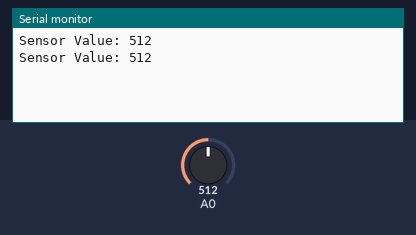
Simulated run of this sketch. Board: Arduino Uno, built with avr-gcc and run on an emulated ATmega328P. On the bench: the last lines printed to the serial monitor. The test bench sets the inputs (shaded band); at power-on: A0 = 512.

Above: at 2.2 s.
2.3 s: A0 set to 716
At 3.6 s:
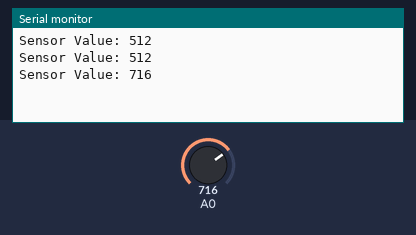
3.8 s: A0 set to 900
At 4.7 s:
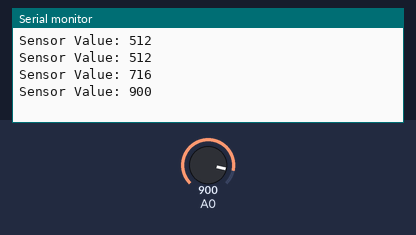
Timing chart, 0 to 6.8 s (numbered marks = the images above; inputs shaded):
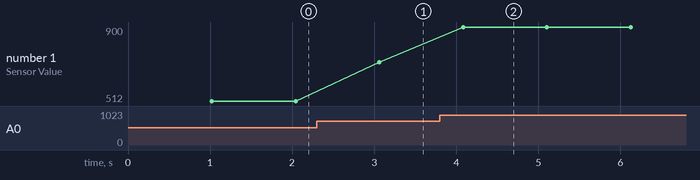

The sketch:

OpenLog_Test.ino
```cpp
#include <SoftwareSerial.h>

SoftwareSerial openLog(8, 9);  // RX, TX

void setup() {
  Serial.begin(9600);
  openLog.begin(9600);

  delay(1000);  // Give OpenLog time to initialize

  openLog.println("Logging started...");
}

void loop() {
  int sensorValue = analogRead(A0);

  Serial.print("Sensor Value: ");
  Serial.println(sensorValue);

  openLog.print("Sensor Value: ");
  openLog.println(sensorValue);

  delay(1000);  // Log every second

}
```

Measured:
- after the input at 2.3 s, the serial monitor: prints a new line after 0.76 s (image 1)
- after the input at 3.8 s, the serial monitor: prints a new line after 0.28 s (image 2)
- plotted number 1: 512 → 716 after the input at 2.3 s, 716 → 900 after the input at 3.8 s
